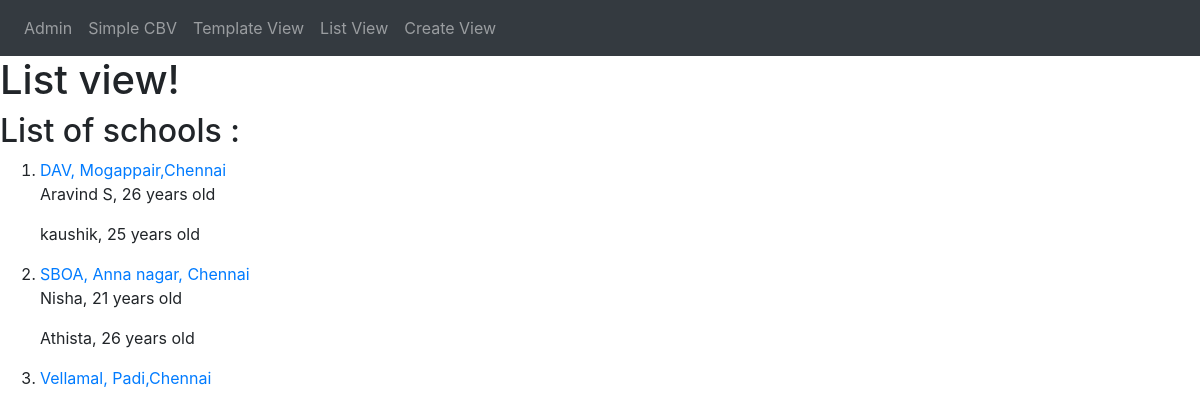
The app's page /listview/ with its own data.
### basic_app/models.py (models this page shows, shortened)
class School(models.Model):
    name = models.CharField(max_length=256,unique=True)
    principal = models.CharField(max_length=256)
    location = models.CharField(max_length=256)

class Student(models.Model):
    name = models.CharField(max_length=256)
    age = models.PositiveIntegerField()
    school = models.ForeignKey(School,on_delete=models.CASCADE,related_name='students')

### basic_app/views.py (the view)
# urls.py: path("listview/",views.SchoolListView.as_view(),name='list'),
class SchoolListView(ListView):
    model = models.School
    template_name = 'index.html'
    context_object_name = 'schools'
    def get_context_data(self,**kwargs):
        context = super().get_context_data(**kwargs)
        context['text'] = "List view!"
        return context

### basic_app/templates/index.html (shortened to what this page needs)
<!DOCTYPE html>
<html>
  <head>
    <link rel="stylesheet" href="https://stackpath.bootstrapcdn.com/bootstrap/4.1.3/css/bootstrap.min.css"
>
  </head>
  <body>
    <nav class="navbar navbar-expand navbar-dark bg-dark">
        <ul class="navbar-nav">
          <li> <a class="nav-link" href="/admin/">Admin</a> </li>
          <li> <a class="nav-link" href="/">Simple CBV</a> </li>
          <li> <a class="nav-link" href="/templateview/">Template View</a> </li>
          <li> <a class="nav-link" href="/listview/">List View</a> </li>
          <li> <a class="nav-link" href="/createview/">Create View</a> </li>
        </ul>
    </nav>
    <h1>{{text}}</h1>
    {% if schools %}
      <h2>List of schools : </h2>
      <ol>
        {% for s in schools %}
         <li><a href="{{s.id}}">{{s.name}}, {{s.location}}</a></li>
         {% for student in s.students.all %}
           <p>{{student.name}}, {{student.age}} years old</p>
         {% endfor %}
        {% endfor %}
      </ol>
    {% endif %}
  </body>
</html>

### records on screen
School: name "DAV", location "Mogappair,Chennai"
Student: name "Aravind S", age "26"
Student: name "kaushik", age "25"
School: name "SBOA", location "Anna nagar, Chennai"
Student: name "Nisha", age "21"
Student: name "Athista", age "26"
School: name "Vellamal", location "Padi,Chennai"

### other values on screen
{{ text }} "List view!"
